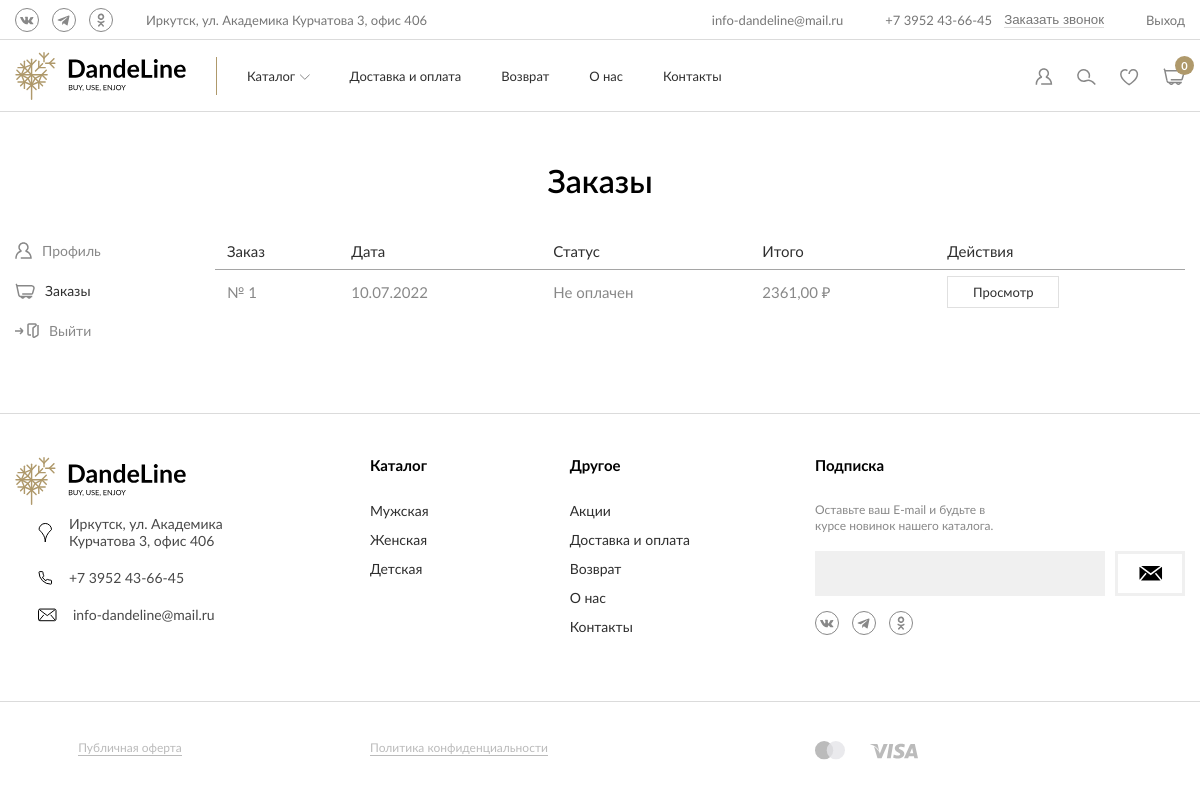
The page /my-account/orders/ (signed in) on the database its author committed.
### orders/models.py (models this page shows, shortened)
class Order(models.Model):
    class Meta:
        ordering: Sequence[str] = ("-created_at",)
        verbose_name = "Заказ"
        verbose_name_plural = "Заказы"
    class ShippingMethod(models.TextChoices):
        POST: tuple[str, str] = ("post", "Доставка почтой")
        PICKPOINT: tuple[str, str] = ("pickpoint", "Постаматы PickPoint")
        ISSUEPOINT: tuple[str, str] = ("issuepoint", "Пункт выдачи в Иркутске")
        COURIER: tuple[str, str] = ("courier", "Курьерская доставка по Иркутску")
    class PaymentMethod(models.TextChoices):
        ONLINE: tuple[str, str] = ("online", "Онлайн")
        CASH: tuple[str, str] = ("cash", "Наличный расчёт")
        NONCASH: tuple[str, str] = ("noncash", "Безналичный расчёт")
        INSTALLMENT: tuple[str, str] = ("installment", "Рассрочка")
        COD: tuple[str, str] = ("cod", "Наложенный платеж")
    user = models.ForeignKey(settings.AUTH_USER_MODEL, on_delete=models.CASCADE, related_name="orders")
    coupon = models.ForeignKey(Coupon, related_name="orders", null=True, blank=True, on_delete=models.SET_NULL)
    discount = models.IntegerField(default=0, validators=[MinValueValidator(0), MaxValueValidator(100)])
    transaction_id = models.CharField(max_length=150, blank=True)
    first_name = models.CharField(max_length=100, null=True, blank=True)
    last_name = models.CharField(max_length=100, null=True, blank=True)
    phone = models.CharField(max_length=50)
    email = models.EmailField(max_length=100, null=True, blank=True)
    zip_code = models.CharField(max_length=50)
    city = models.CharField(max_length=100)
    address1 = models.CharField(max_length=100)
    address2 = models.CharField(max_length=100, null=True, blank=True)
    shipping_method = models.CharField(max_length=20, default=ShippingMethod.POST, choices=ShippingMethod.choices)
    payment_method = models.CharField(max_length=20, default=PaymentMethod.ONLINE, choices=PaymentMethod.choices)
    note = models.TextField(max_length=300, null=True, blank=True)
    paid = models.BooleanField(default=False)
    paid_at = models.DateTimeField(null=True, blank=True)
    created_at = models.DateTimeField(auto_now_add=True)
    @property
    def total_price(self) -> Decimal:
        total_price: Decimal = sum(item.total_price for item in self.items.select_related("variation").all())
        return total_price - self.discount/Decimal(100) * total_price

class OrderItem(models.Model):
    order = models.ForeignKey(Order, on_delete=models.CASCADE, related_name="items")
    variation = models.ForeignKey(Variation, on_delete=models.CASCADE)
    quantity = models.PositiveIntegerField(default=1)
    @property
    def total_price(self) -> Decimal:
        return self.quantity * self.variation.product.price

### catalog/models.py (models this page shows, shortened)
class Variation(models.Model):
    class Meta:
        verbose_name = "Вариация"
        verbose_name_plural = "Вариации"
    product = models.ForeignKey(Product, on_delete=models.CASCADE, related_name="variations")
    size = models.ForeignKey(Size, on_delete=models.CASCADE)
    color = models.ForeignKey(Color, on_delete=models.CASCADE)

class Product(models.Model):
    class Meta:
        verbose_name = "Продукт"
        verbose_name_plural = "Продукты"
    sku = models.CharField(max_length=15, unique=True, blank=True)
    category = TreeForeignKey(Category, on_delete=models.PROTECT)
    name = models.CharField(max_length=150)
    slug = models.SlugField(allow_unicode=True, unique=True, db_index=True)
    description = models.TextField(null=True, blank=True)
    price = models.DecimalField(max_digits=10, decimal_places=2)
    active = models.BooleanField(default=True)
    thumbnail = models.ImageField(
        upload_to="product/%Y/%m/%d/",
        default="placeholder.png",
        null=True,
        blank=True,
    )
    total_sales = models.PositiveIntegerField(default=0)
    created_at = models.DateTimeField(auto_now_add=True)
    updated_at = models.DateTimeField(auto_now=True)
    objects = ProductManager()

### users/views.py (the view)
# urls.py: path("orders/", include("orders.urls", namespace="orders")),
@login_required
def orders(request: HttpRequest) -> HttpResponse:
    orders: QuerySet[Order] = request.user.orders.all()
    return render(request, "users/orders.html", {
        "section": "orders",
        "orders": orders,
    })

### marketing/forms.py
class ContactForm(forms.ModelForm, FormCleanMixin):
    class Meta:
        model: type[Model] = Contact
        fields: Sequence[str] = ("name", "phone")
        widgets: dict[str, type[forms.Widget] | forms.Widget] = {
            "name": forms.TextInput(attrs={
                "class": "input__field",
                "placeholder": "Имя",
            }),
            "phone": forms.TextInput(attrs={
                "class": "input__field",
                "type": "tel",
                "placeholder": "Телефон",
                "data-phone-field": "",
            }),
        }

### cart/context_processors.py (called while the page is built)
def cart(request: HttpRequest) -> dict[str, Any]:
    cart = Cart(request)
    return {
        "cart": cart,
    }

### cart/services/cart.py (called while the page is built)
    @property
    def total_price(self) -> Decimal:
        return sum(item["total_price"] for item in self)

    def __iter__(self) -> dict[str, Any]:
        for variation_id in self.cart:
            item: dict[str, Any] = self.get_item(int(variation_id))
            yield item

    def __len__(self) -> int:
        return sum(item["quantity"] for item in self.cart.values())

### catalog/context_processors.py (called while the page is built)
def categories(_: HttpRequest) -> dict[str, Any]:
    return {
        "categories": Category.objects.all(),
    }

### marketing/context_processors.py (called while the page is built)
def contact_form(_: HttpRequest) -> dict[str, Any]:
    contact_form = ContactForm(auto_id=False)
    return {
        "contact_form": contact_form,
    }

### users/templates/users/orders.html (shortened to what this page needs)
{% extends 'base.html' %}
{% block heading %}
    Заказы
{% endblock %}
{% block sidebar %}
    {% include 'users/_sidebar.html' with section=section %}
{% endblock %}
{% block content %}
    {% if orders %}
        <table class="orders">
            <thead class="orders__head">
                <tr>
                    <th class="orders__header">Заказ</th>
                    <th class="orders__header">Дата</th>
                    <th class="orders__header">Статус</th>
                    <th class="orders__header">Итого</th>
                    <th class="orders__header">Действия</th>
                    <th class="orders__header"></th>
                </tr>
            </thead>
            <tbody class="orders__body">
                {% for order in orders %}
                    <tr class="orders__row">
                        <td class="orders__data">№ {{ order.id }}</td>
                        <td class="orders__data">{{ order.created_at|date:'d.m.Y' }}</td>
                        <td class="orders__data">{% if order.paid %}Оплачен{% else %}Не оплачен{% endif %}</td>
                        <td class="orders__data">{{ order.total_price }} ₽</td>
                        <td class="orders__data">
                            <a class="orders__btn orders__btn--white" href="{% url 'users:order' order_id=order.id %}">
                                Просмотр
                            </a>
                        </td>
                    </tr>
                {% endfor %}
            </tbody>
        </table>
    {% else %}
        <a class="btn btn--gray" href="{% url 'catalog:products' %}">
            Перейти в магазин
        </a>
    {% endif %}
{% endblock %}

### rows shown on the page
Order: id "1", created_at "10.07.2022", paid "Не оплачен", total_price "2361,00"

### other values the page prints
{{ cart|length }} "0"
